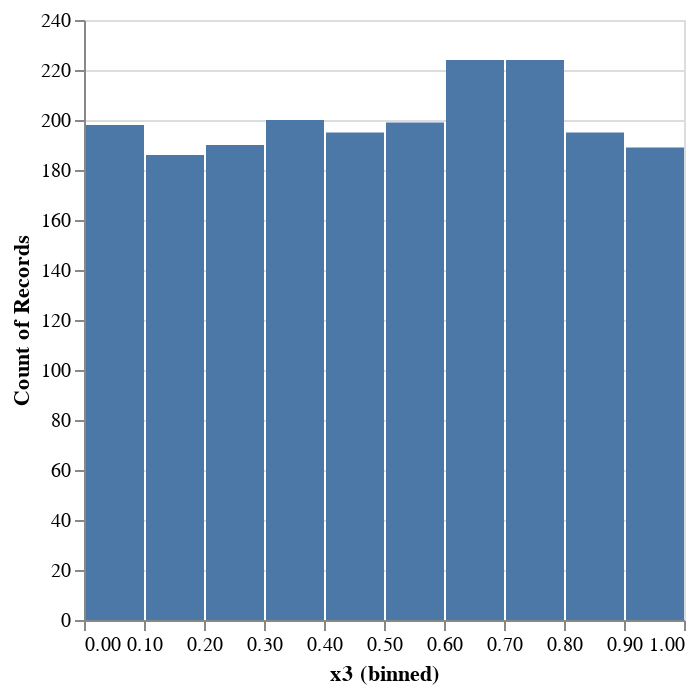

Notebook source saved alongside this figure:
### Code cell
hist = df |> vl"""{
  "mark": "bar",
  "encoding": {
    "x": {
      "bin": true,
      "field": "x3",
      "type": "quantitative"
    },
    "y": {
      "aggregate": "count",
      "type": "quantitative"
    }
  }
}"""

### Figure 1 — Vega-Lite specification as saved in the notebook (floating-point values rounded to 4 significant figures; data arrays with more than 128 entries replaced by an {"elided": "..."} marker saying what was removed)
{"data": {"values": {"elided": "2000 records"}}, "encoding": {"x": {"bin": true, "field": "x3", "type": "quantitative"}, "y": {"aggregate": "count", "type": "quantitative"}}, "mark": "bar"}
